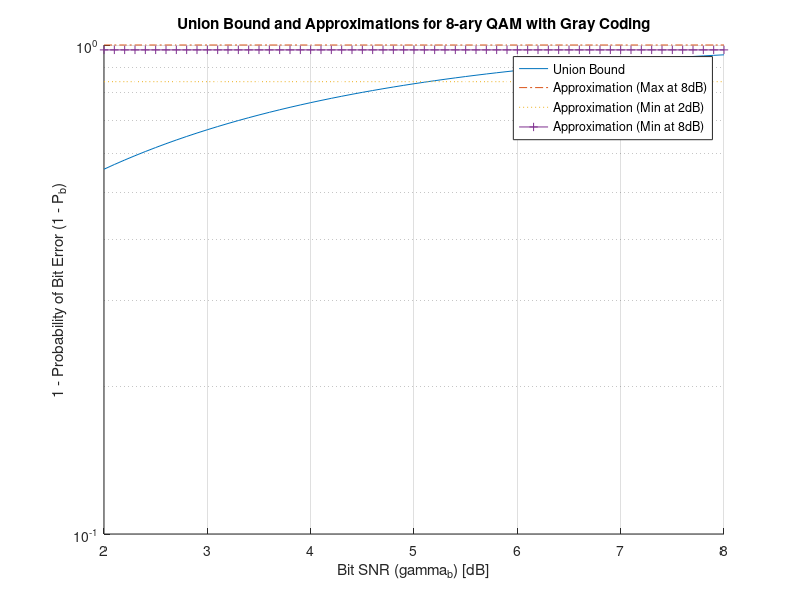

Reproduce this figure in MATLAB.
clc
clear
close all

%%%% Lei(Raymond) Chi ps05 


%% question 1
% a
P_e = 10^(-5);
p = -0.217;
gemma_b = (qfuncinv(P_e))^2 / (1 - p)
% c 
gemma_b = -log(2*P_e)*2

%% question 2

% "01" = 45 deg(pi/4)
% "11" = 135 deg(3pi/4)
% "00" = 225 deg(5pi/4)
% "10" = 315 deg(7pi/4)

first = 0 + 45;
second = first + 135;
third = second + 135;
forth = third + 255; 
fifth = forth + 315; 

encode_phase = [first, second, third, forth, fifth]

%% question 3

% c

E_0 = 1;
d_1 = sqrt(sqrt(E_0)^2+(-sqrt(3*E_0))^2)
d_2 = sqrt(sqrt(E_0)^2+(-sqrt(E_0))^2)
d_3 = sqrt(sqrt(E_0)^2+(sqrt(E_0))^2)
d_4 = sqrt(sqrt(E_0)^2+(sqrt(3*E_0))^2)
d_5 = sqrt((-sqrt(E_0))^2+(-sqrt(3*E_0))^2)
d_6 = sqrt((-sqrt(E_0))^2+(-sqrt(E_0))^2)
d_7 = sqrt((-sqrt(E_0))^2+(sqrt(E_0))^2)
d_8 = sqrt((-sqrt(E_0))^2+(sqrt(3*E_0))^2)


distances = [d_1, d_2, d_3, d_4, d_5, d_6, d_7, d_8];
sorted_distances = sort(distances);

counters = zeros(size(sorted_distances));

for i = 1:length(sorted_distances)
    for j = 1:length(distances)
        if distances(j) == sorted_distances(i)
            counters(i) = counters(i) + 1;
        end
    end
end

disp(['Total Pairs (should be 8 x 7): ' num2str(sum(counters))]);
% d
M = 8;
gamma_b_values = linspace(0, 10, 100);  
beta = 0.5:0.5:4;
a_values = ones(1, M); 

P_b_bound = zeros(size(gamma_b_values));
for i = 1:length(gamma_b_values)
    P_b_bound(i) = sum(a_values .* qfunc(sqrt(beta .* gamma_b_values(i))));
end

% e
max_value = max(beta);
min_value = min(beta);
P_b_approx_max_at_2dB = a_values(1) * qfunc(sqrt(max_value * 2));
P_b_approx_max_at_8dB = a_values(1) * qfunc(sqrt(max_value * 8));

P_b_approx_min_at_2dB = a_values(1) * qfunc(sqrt(min_value * 2));
P_b_approx_min_at_8dB = a_values(1) * qfunc(sqrt(min_value * 8));

% f
gamma_b_values_dB = 2:0.1:8;
gamma_b_values = 10.^(gamma_b_values_dB / 10);

P_err_bound = zeros(length(gamma_b_values), M);
for i = 1:length(gamma_b_values)
    P_err_bound(i, :) = a_values .* qfunc(sqrt(beta .* gamma_b_values(i)));
end
P_err_bound_sum = sum(P_err_bound, 2);


ratio_at_2dB = (1 - P_b_approx_max_at_2dB) ./ P_err_bound_sum(gamma_b_values_dB == 2);
ratio_at_8dB = (1 - P_b_approx_max_at_8dB) ./ P_err_bound_sum(gamma_b_values_dB == 8);

disp(['Ratio at 2dB: ' num2str(ratio_at_2dB)]);
disp(['Ratio at 8dB: ' num2str(ratio_at_8dB)]);

figure;
hold on;
semilogy(gamma_b_values_dB, 1 - P_err_bound_sum, 'DisplayName', 'Union Bound');
semilogy(gamma_b_values_dB, ones(size(gamma_b_values_dB)) .* (1 - P_b_approx_max_at_8dB), '-.', 'DisplayName', 'Approximation (Max at 8dB)');
semilogy(gamma_b_values_dB, ones(size(gamma_b_values_dB)) .* (1 - P_b_approx_min_at_2dB), ':', 'DisplayName', 'Approximation (Min at 2dB)');
semilogy(gamma_b_values_dB, ones(size(gamma_b_values_dB)) .* (1 - P_b_approx_min_at_8dB), '-+', 'DisplayName', 'Approximation (Min at 8dB)');
hold off;
xlabel('Bit SNR (gamma_b) [dB]');
ylabel('1 - Probability of Bit Error (1 - P_b)');
title('Union Bound and Approximations for 8-ary QAM with Gray Coding');
legend('Location', 'Best');
grid on;
